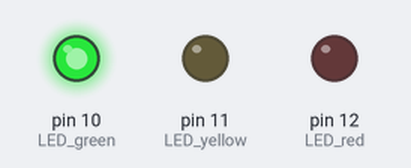
Simulated run of this sketch. Board: Arduino Uno, built with avr-gcc and run on an emulated ATmega328P. On the bench: output pins drawn as LEDs (lit = HIGH).

Above: at 1.0 s.
At 3.0 s:
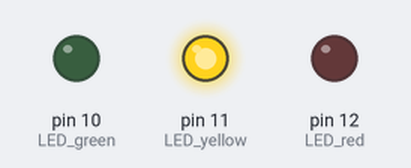
At 5.0 s:
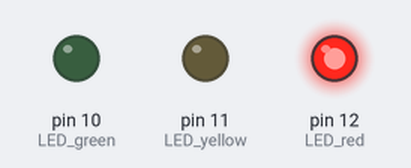
At 7.0 s:
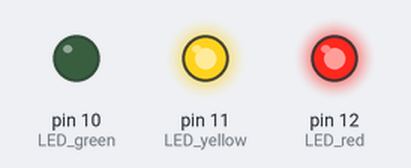
Timing chart, 0 to 10.4 s (numbered marks = the images above):
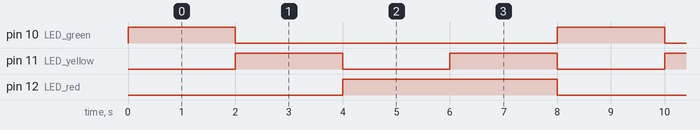

Measured:
- by itself, pin 10 (LED_green): alternates HIGH for 2.0 s and LOW for 6.0 s
- by itself, pin 11 (LED_yellow): alternates HIGH for 2.0 s and LOW for 2.0 s
- by itself, pin 12 (LED_red): alternates HIGH for 4.0 s and LOW for 4.0 s

The sketch:

LED_traffic_lights.ino
```cpp
int const LED_red = 12;
int const LED_yellow = 11;
int const LED_green = 10;
int const delay_time = 2000;

void setup() {
  pinMode(LED_red, OUTPUT);
  pinMode(LED_yellow, OUTPUT);
  pinMode(LED_green, OUTPUT);
}

void loop() {
  // green light
  digitalWrite(LED_green, HIGH);
  delay(delay_time);
  // yellow light
  digitalWrite(LED_green, LOW);
  digitalWrite(LED_yellow, HIGH);
  delay(delay_time);
  // red light
  digitalWrite(LED_yellow, LOW);
  digitalWrite(LED_red, HIGH);
  delay(delay_time);
  // red + yellow light
  digitalWrite(LED_yellow, HIGH);
  delay(delay_time);
  digitalWrite(LED_yellow, LOW);
  digitalWrite(LED_red, LOW);
}
```
